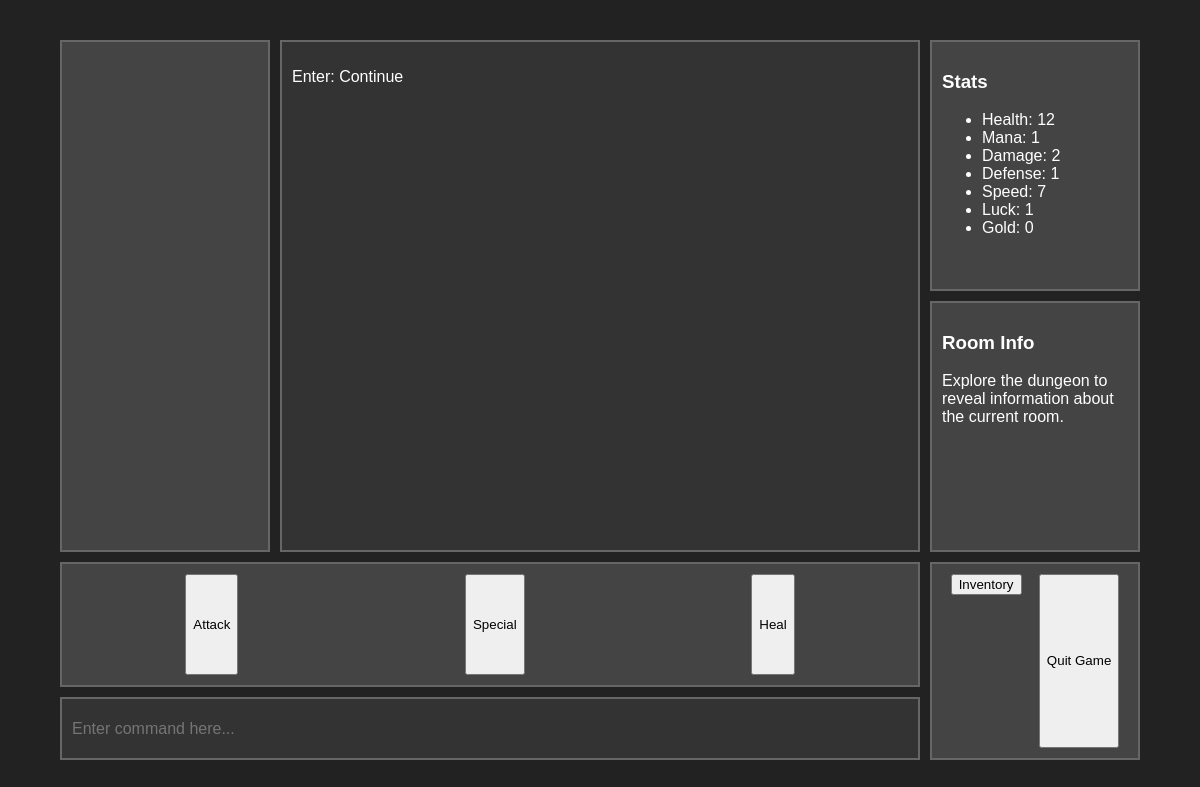
The app's page /game/2, older data.
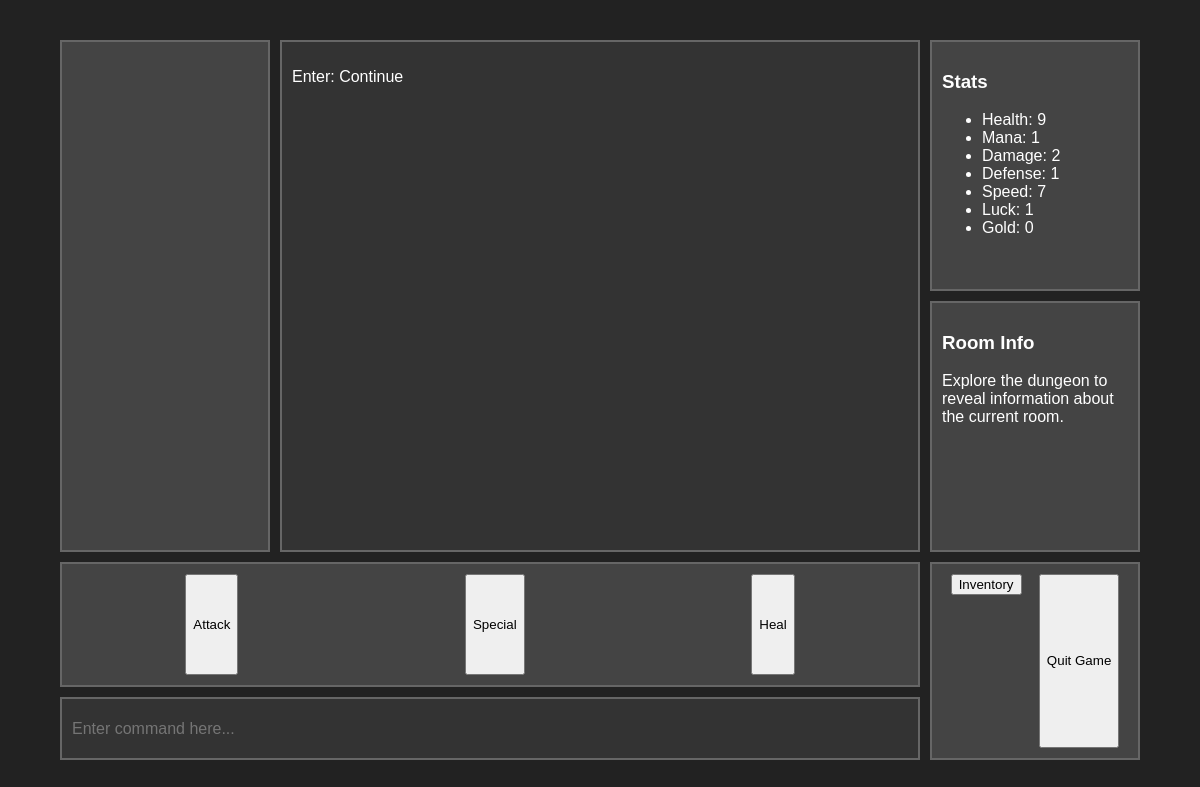
The same page, newer data.
### models/character.py (models this page shows, shortened)
class Character(db.Model):
    __tablename__ = 'characters'
    skill_point = 2
    id = db.Column(db.Integer, primary_key=True)
    name = db.Column(db.String(50), nullable=False)
    classification = db.Column(db.String(50))
    level = db.Column(db.Integer)
    experience = db.Column(db.Integer)
    mexperience = db.Column(db.Integer)
    health = db.Column(db.Integer)
    mhealth = db.Column(db.Integer)
    mana = db.Column(db.Integer)
    mmana = db.Column(db.Integer)
    damage = db.Column(db.Integer)
    defense = db.Column(db.Integer)
    accuracy = db.Column(db.Integer)
    speed = db.Column(db.Integer)
    luck = db.Column(db.Integer)
    dungeon_level = db.Column(db.Integer)
    gold = db.Column(db.Integer)
    inventory = db.relationship('Item', secondary=character_items, backref=db.backref('owners', lazy=True))

### game.py (the view)
@app.route('/game/<int:character_id>', methods=['GET'])
def continue_game(character_id):
    character = db.session.get(Character, character_id)
    session['character_id'] = character.id
    messages = ['Enter: Continue']
    session['init'] = True
    if character:
        return render_template('main.html', character=character, messages=messages)
    else:
        return redirect(url_for('start_screen'))

### templates/main.html (shortened to what this page needs)
<!DOCTYPE html>
<html lang="en">
<head>
    <link rel="stylesheet" href="{{ url_for('static', filename='main.css') }}">
</head>
<body>
    <div class="container">
        <div class="image-box">
        </div>
        <div class="text-box" id="text-box">
            {% for message in messages %}
                <p>{{ message }}</p>
            {% endfor %}
        </div>
        <div class="stats-box">
            <h3>Stats</h3>
            <ul>
                <li>Health: {{ character.health }}</li>
                <li>Mana: {{ character.mana }}</li>
                <li>Damage: {{ character.damage }}</li>
                <li>Defense: {{ character.defense }}</li>
                <li>Speed: {{ character.speed }}</li>
                <li>Luck: {{ character.luck }}</li>
                <li>Gold: {{ character.gold }}</li>
            </ul>
        </div>
        <div class="info-box" id="info-box">
            <h3>Room Info</h3>
            <p>Explore the dungeon to reveal information about the current room.</p>
        </div>
        <div class="action-box">
            <button onclick="performAction('attack')">Attack</button>
            <button onclick="performAction('special')">Special</button>
            <button onclick="performAction('heal')">Heal</button>
        </div>
        <div class="menu-box">
            <form action="/inventory/characters.id" method="POST">
                <button type="submit" id="inventory-btn" class="action-btn">Inventory</button>
            </form>
            <button onclick="quitGame()">Quit Game</button>
        </div>
        <div class="input-box">
            <form action="/main" method="POST" style="width: 100%; height: 100%;">
                <input type="text"
                       id="command-input"
                       name="command"
                       style="width: 80%; height: 100%; color: white; background-color: #333;"
                       placeholder="Enter command here..."
                       autocomplete="off">
            </form>
        </div>
    </div>
</body>
</html>

### static/main.css (style rules this page uses)
body { font-family: Arial, sans-serif; margin: 0; padding: 0; display: flex; justify-content: center; align-items: center; height: 100vh; background-color: #222; color: #ffffff; }
.container { display: grid; grid-template-areas: "image-box text-box text-box stats-box" "image-box text-box text-box info-box" "action-box action-box action-box menu-box" "input-box input-box input-box menu-box"; grid-template-columns: 2fr 3fr 3fr 2fr; grid-template-rows: 2fr 2fr 1fr 0.5fr; gap: 10px; width: 90%; height: 90%; }
.image-box { grid-area: image-box; background-color: #444; padding: 10px; border: 2px solid #666; overflow-y: auto; }
.info-box { grid-area: info-box; background-color: #444; padding: 10px; border: 2px solid #666; overflow-y: auto; }
.text-box { grid-area: text-box; background-color: #333; padding: 10px; border: 2px solid #666; overflow-y: auto; }
.stats-box { grid-area: stats-box; background-color: #444; padding: 10px; border: 2px solid #666; overflow-y: auto; }
.input-box { grid-area: input-box; background-color: #333; display: flex; align-items: center; justify-content: center; border: 2px solid #666; padding: 0; }
.input-box form { width: 100%; height: 100%; }
.input-box input[type="text"] { width: 100%; height: 100%; font-size: 16px; padding: 0 10px; border: none; outline: none; }
.action-box { grid-area: action-box; background-color: #444; padding: 10px; border: 2px solid #666; display: flex; justify-content: space-around; }
.menu-box { grid-area: menu-box; background-color: #444; padding: 10px; border: 2px solid #666; display: flex; justify-content: space-around; }

Row changes from the older to the newer data that the page shows:
changed Character: health "12" → "9"
